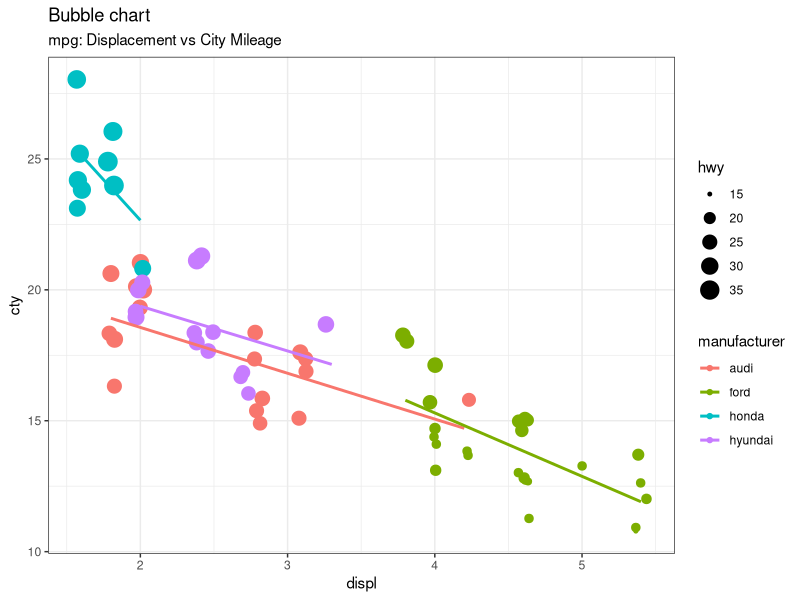

This chart was generated by the following R code: (Note: this script raises an error after producing the figure.)
## ---- chunk 1
vec <- c(1, 2, 3)
print(vec)
## ---- chunk 2
vec2 <- c(10, 20, 30)
vec3 <- vec * vec2
print(vec3)     
## ---- chunk 3
r_vec <- c(1, 2, 3, 4, 5)

reduce_sum <- function(...) {
  Reduce(sum, as.list(...))
}
## ---- chunk 4
print(r_vec)
print(reduce_sum(r_vec))
## ---- chunk 5
# load package and data
library(ggplot2)
data(mpg, package="ggplot2")

mpg_select <- mpg[mpg$manufacturer %in% c("audi", "ford", "honda", "hyundai"), ]

# Scatterplot
theme_set(theme_bw())  # pre-set the bw theme.
g <- ggplot(mpg_select, aes(displ, cty)) + 
  labs(subtitle="mpg: Displacement vs City Mileage",
       title="Bubble chart")

g + geom_jitter(aes(col=manufacturer, size=hwy)) + 
  geom_smooth(aes(col=manufacturer), method="lm", se=F)
## ---- chunk 6
set.seed(123)

df <- data.frame(
  g1 = c(1, 1, 2, 2, 2),
  g2 = c(1, 2, 1, 2, 1),
  a = sample(5),
  b = sample(5)
)

as.data.frame(df) 

d2 <- df %>%
  group_by(g1) %>%
  summarise(a = mean(a))
	       
as.data.frame(d2)	       

d2 <- df %>%
  group_by(g2) %>%
  summarise(a = mean(a))
	       
as.data.frame(d2)	       
## ---- chunk 7
my_summarise <- function(df, group_var) {
  df %>%
    group_by(group_var) %>%
    summarise(a = mean(a))
}

# my_summarise(df, g1)
#> Error: Column `group_var` is unknown
## ---- chunk 8
grouped_mean <- function(data, grouping_variables, value_variables) {
  data %>%
    group_by_at(grouping_variables) %>%
    mutate(count = n()) %>%
    summarise_at(c(value_variables, "count"), mean, na.rm = TRUE) %>%
    rename_at(value_variables, funs(paste0("mean_", .)))
    }

gm = starwars %>% 
   grouped_mean("eye_color", c("mass", "birth_year"))

as.data.frame(gm)   
